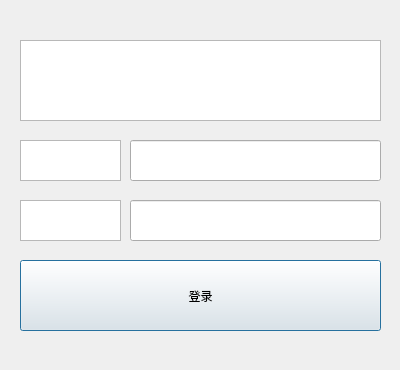
<?xml version="1.0" encoding="UTF-8"?>
<ui version="4.0">
 <class>LogIn</class>
 <widget class="QDialog" name="LogIn">
  <property name="geometry">
   <rect>
    <x>0</x>
    <y>0</y>
    <width>400</width>
    <height>370</height>
   </rect>
  </property>
  <property name="windowTitle">
   <string>Dialog</string>
  </property>
  <widget class="QTextBrowser" name="textBrowser">
   <property name="geometry">
    <rect>
     <x>20</x>
     <y>40</y>
     <width>361</width>
     <height>81</height>
    </rect>
   </property>
  </widget>
  <widget class="QTextBrowser" name="textBrowser_2">
   <property name="geometry">
    <rect>
     <x>20</x>
     <y>200</y>
     <width>101</width>
     <height>41</height>
    </rect>
   </property>
  </widget>
  <widget class="QLineEdit" name="usernameEdit">
   <property name="geometry">
    <rect>
     <x>130</x>
     <y>140</y>
     <width>251</width>
     <height>41</height>
    </rect>
   </property>
  </widget>
  <widget class="QTextBrowser" name="textBrowser_3">
   <property name="geometry">
    <rect>
     <x>20</x>
     <y>140</y>
     <width>101</width>
     <height>41</height>
    </rect>
   </property>
  </widget>
  <widget class="QLineEdit" name="passwordEdit">
   <property name="geometry">
    <rect>
     <x>130</x>
     <y>200</y>
     <width>251</width>
     <height>41</height>
    </rect>
   </property>
  </widget>
  <widget class="QPushButton" name="logInButton">
   <property name="geometry">
    <rect>
     <x>20</x>
     <y>260</y>
     <width>361</width>
     <height>71</height>
    </rect>
   </property>
   <property name="text">
    <string>登录</string>
   </property>
  </widget>
 </widget>
 <resources/>
 <connections/>
</ui>
